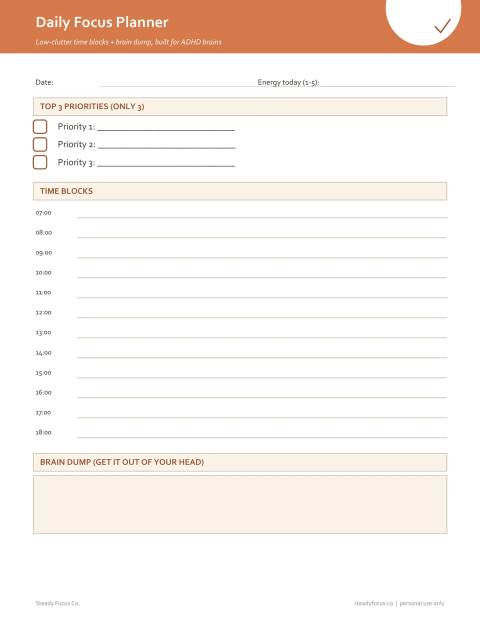
#> input picture img/focus-daily-focus-planner.webp, 960 x 1242 px, found by its file name (shown at 1/2 size); its folder holds 4 pictures in this run
$ python assets.py
#> lines starting #> are read from the running program, lines starting #| are printed output that depends on the picture
import pymupdf, glob, os
from PIL import Image, ImageFilter, ImageDraw
R='D:/Claude/open-manus-bot/projects/money-engine-cos/skills/digital-product/runs/'
sets={'focus':sorted(glob.glob('D:/MoneyEngine/bundle_adhd_planner/*.pdf')),
 'task':sorted(glob.glob(R+'adhd-task-initiation-kit/product/*.pdf')),
 'time':sorted(glob.glob(R+'adhd-time-blindness-kit/product/*.pdf'))}
out='img'
for k,fs in sets.items():
  for f in fs:
    name=k+'-'+os.path.basename(f)[3:-4].replace('_','-')
    pix=pymupdf.open(f)[0].get_pixmap(dpi=150)
    im=Image.frombytes('RGB',(pix.width,pix.height),pix.samples)
    for w,suf in ((960,''),(420,'-sm')):
      h=round(im.height*w/im.width)
      im.resize((w,h),Image.LANCZOS).save(f'{out}/{name}{suf}.webp','WEBP',quality=82,method=6)
    print(name)
# OG images: teal field with fanned real pages
def og(slug,pages):
#> called with slug = 'focus-bundle'
  W,H=1200,630
  bg=Image.new('RGB',(W,H),(31,111,107))
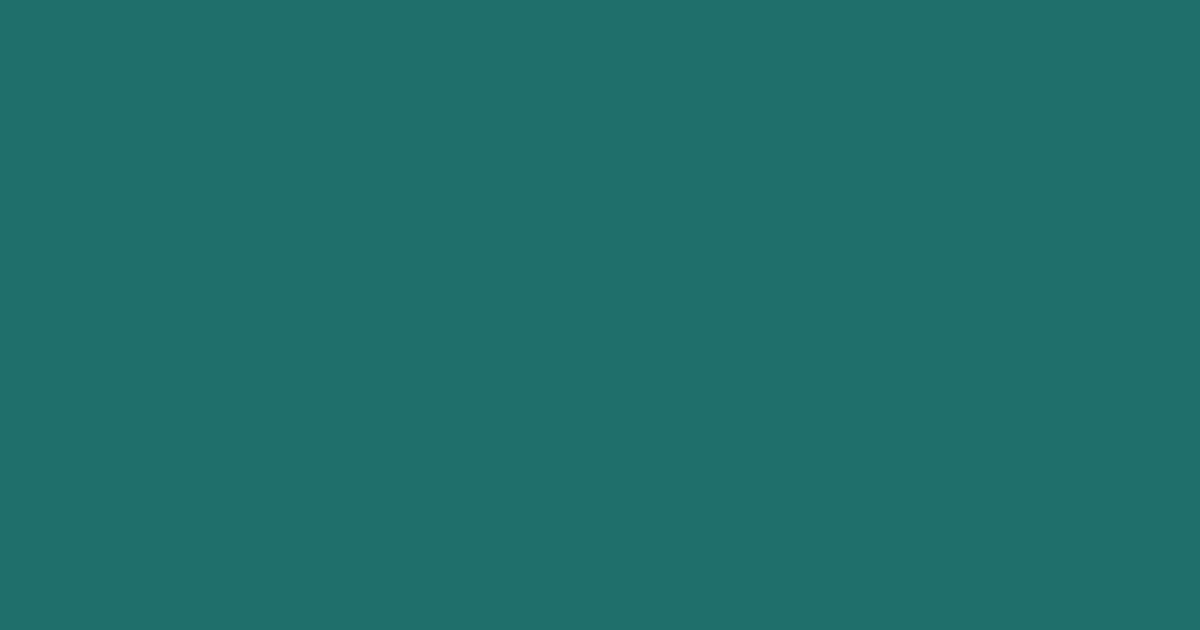
#> bg: PIL image 1200x630 RGB; mean R, G, B 31, 111, 107
  angles=[-9,0,8]; xs=[300,600,900]
  for i,(p,a,x) in enumerate(zip(pages,angles,xs)):
    pg=Image.open(f'{out}/{p}.webp').convert('RGBA'); pg=pg.resize((380,round(pg.height*380/pg.width)),Image.LANCZOS)
#> after `pg = pg.resize((380, round(pg.height * 380 / pg.width)), Image.LANCZOS`:
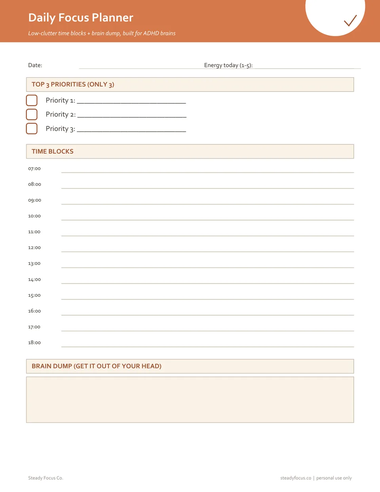
#> pg: PIL image 380x492 RGBA; mean R, G, B, A 248.7, 240.5, 235, 255
    sh=Image.new('RGBA',(pg.width+80,pg.height+80),(0,0,0,0)); d=ImageDraw.Draw(sh); d.rectangle((40,52,pg.width+40,pg.height+52),fill=(10,40,38,120)); sh=sh.filter(ImageFilter.GaussianBlur(18))
#> after `sh = Image.new('RGBA', (pg.width + 80, pg.height + 80), (0, 0, 0, 0))`: sh: PIL image 460x572 RGBA; every value is 0
#> after `sh = sh.filter(ImageFilter.GaussianBlur(18))`:
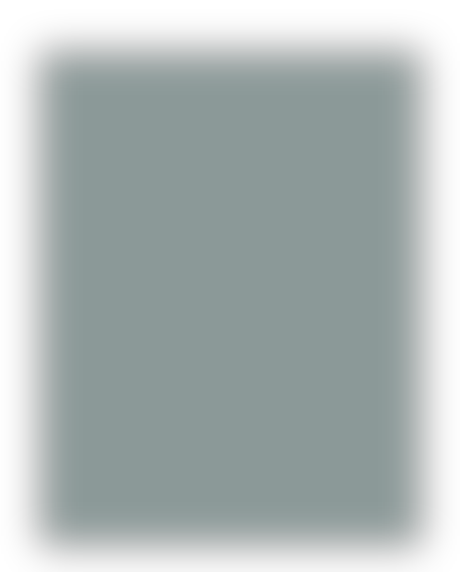
#> sh: PIL image 460x572 RGBA; mean R, G, B, A 7.1, 28.5, 27.1, 85.6; transparent parts drawn white
    sh=sh.rotate(a,expand=True,resample=Image.BICUBIC); pr=pg.rotate(a,expand=True,resample=Image.BICUBIC)
#> after `sh = sh.rotate(a, expand=True, resample=Image.BICUBIC)`:
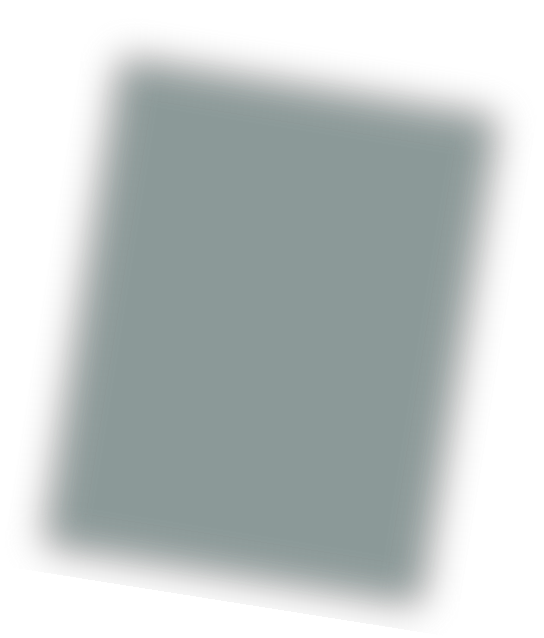
#> sh: PIL image 544x638 RGBA; mean R, G, B, A 5.1, 20.9, 19.8, 64.7; transparent parts drawn white
#> after `pr = pg.rotate(a, expand=True, resample=Image.BICUBIC)`:
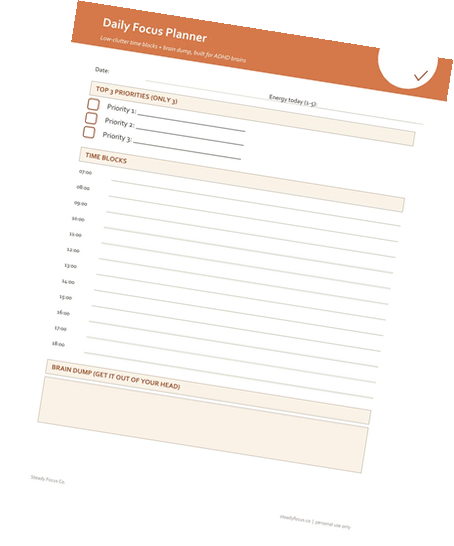
#> pr: PIL image 454x546 RGBA; mean R, G, B, A 187.4, 181.2, 177, 192.3; transparent parts drawn white
    y=110+ (0 if i==1 else 40)
    bg.paste(sh,(x-sh.width//2,y-20),sh); bg.paste(pr,(x-pr.width//2,y),pr)
#> after `bg.paste(sh, (x - sh.width // 2, y - 20), sh)`:
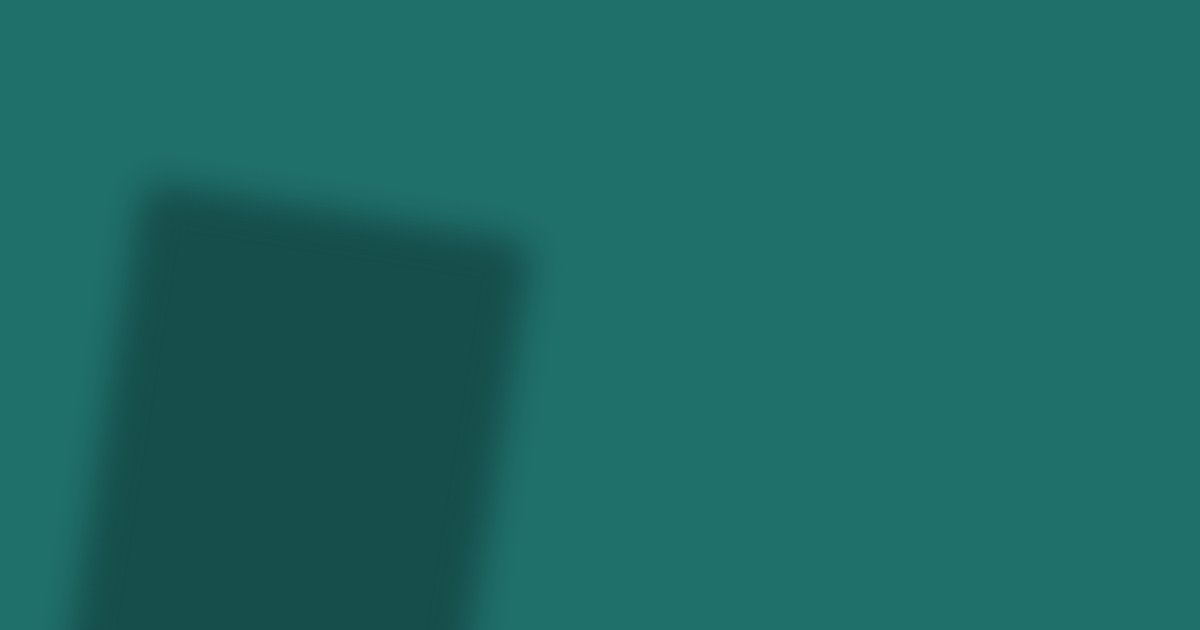
#> bg: PIL image 1200x630 RGB; mean R, G, B 28.8, 103.7, 99.9
#> after `bg.paste(pr, (x - pr.width // 2, y), pr)`:
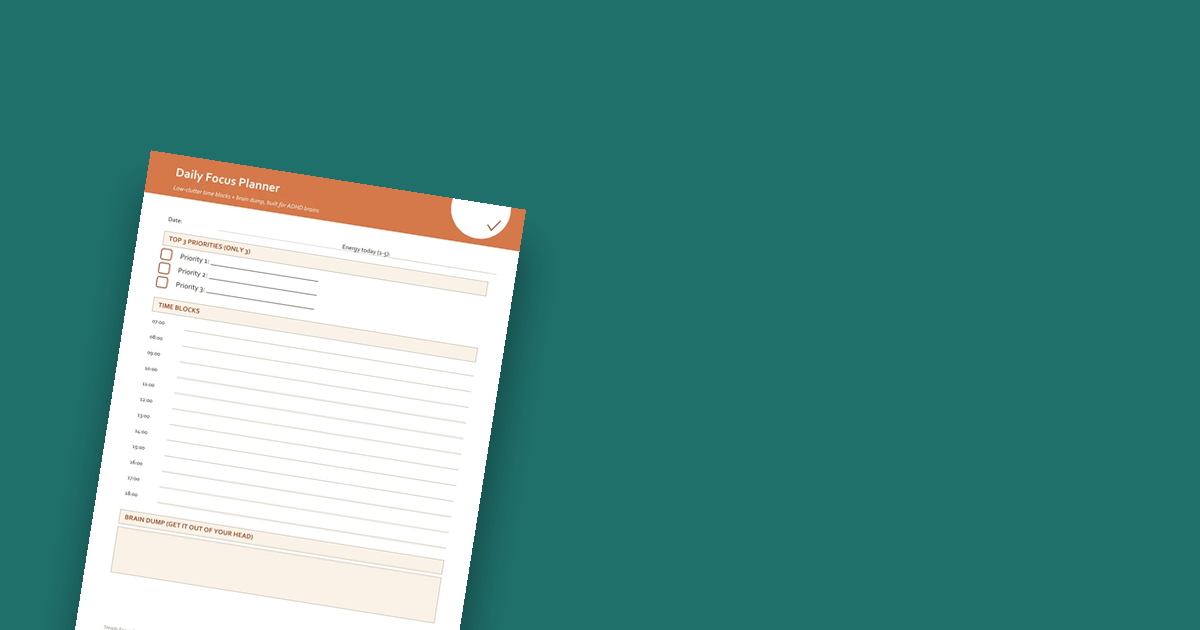
#> bg: PIL image 1200x630 RGB; mean R, G, B 80.6, 140, 135.5
#> pass 2 of the loop in og, `for i,(p,a,x) in enumerate(zip(pages,angles,xs)):`:
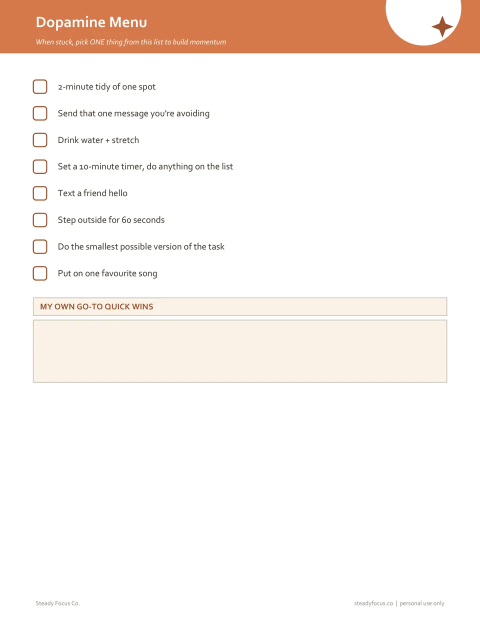
#> input picture img/focus-dopamine-menu.webp, 960 x 1242 px, found by its file name (shown at 1/2 size)
#> pg: PIL image 960x1242 RGBA
#> pg: PIL image 380x492 RGBA
#> in og, `bg.paste(sh, (x - sh.width // 2, y - 20), sh)`:
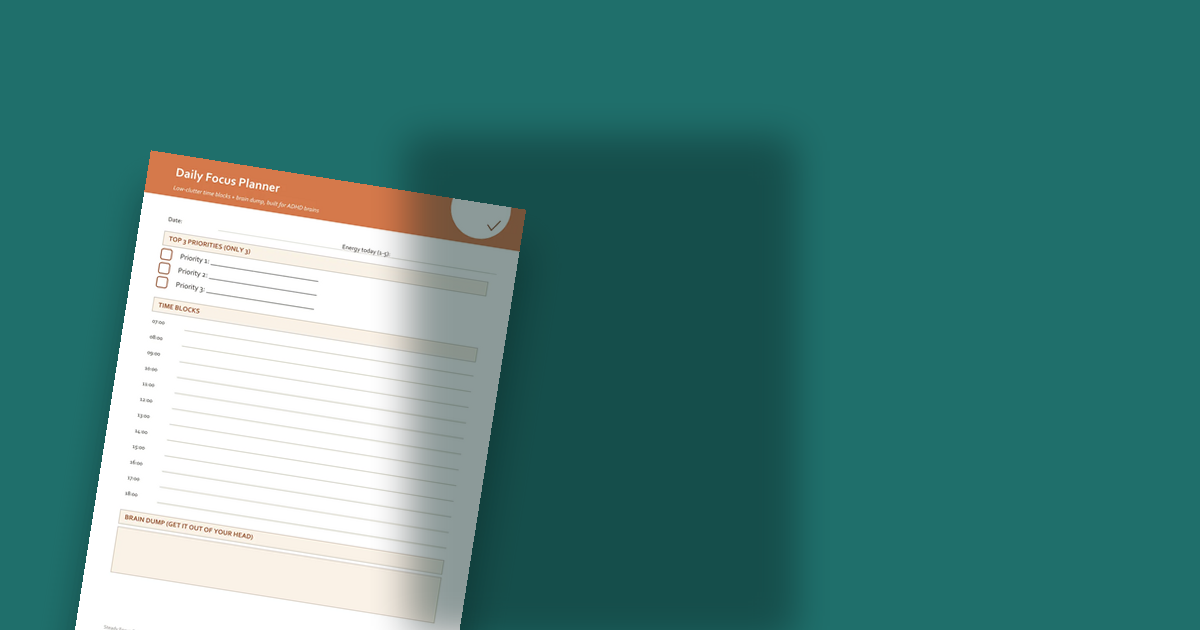
#> bg: PIL image 1200x630 RGB; mean R, G, B 73.3, 128.7, 124.6
#> in og, `bg.paste(pr, (x - pr.width // 2, y), pr)`:
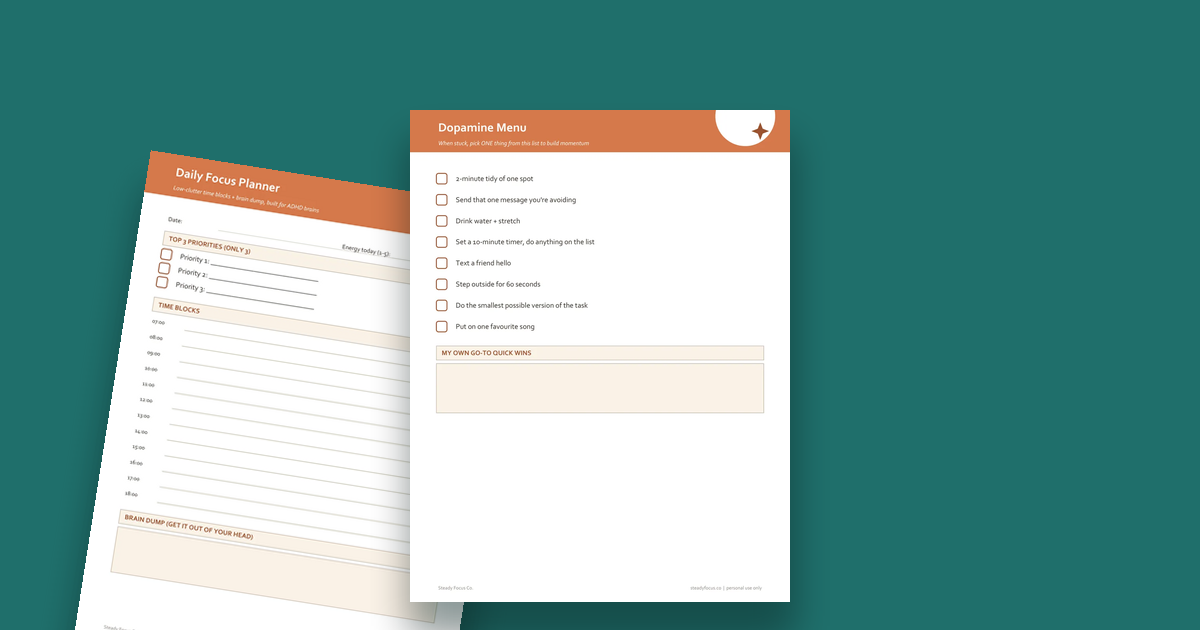
#> bg: PIL image 1200x630 RGB; mean R, G, B 123.9, 165.4, 160.8
  bg.save(f'{out}/og-{slug}.jpg','JPEG',quality=84)
#> (the run stopped early here; a loop or call above may not have finished)
